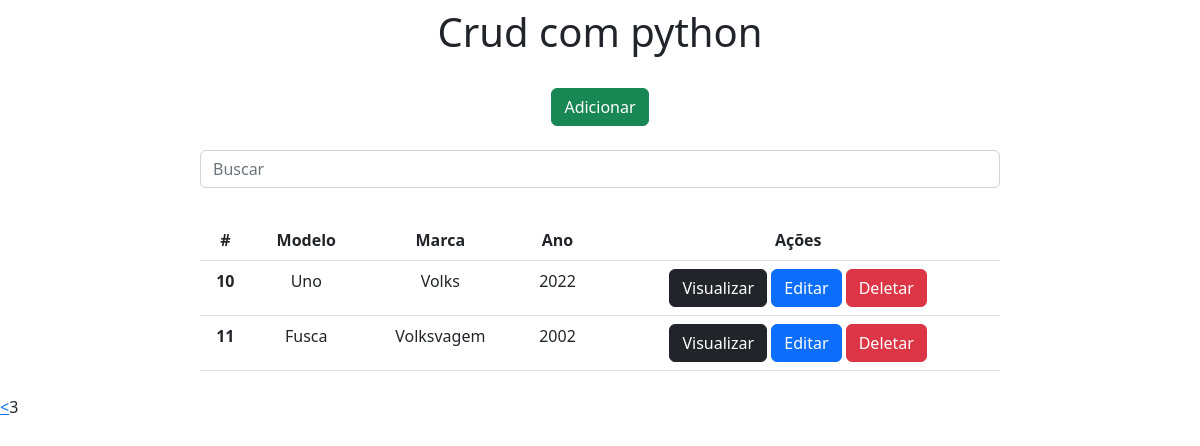
/?page=3, run on the app's committed database.
### app/models.py (models this page shows)
class Carros(models.Model):
    modelo = models.CharField(max_length=150)
    marca = models.CharField(max_length=100)
    ano = models.IntegerField()

### app/views.py (the view)
# urls.py: 2. Add a URL to urlpatterns:  path('', views.home, name='home')
def home(request):
    data = {}
    search = request.GET.get('search')
    if search:
        data['db'] = Carros.objects.filter(modelo__icontains=search)
    else:
        data['db'] = Carros.objects.all()
    all = Carros.objects.all()
    paginator = Paginator(all, 2)
    pages = request.GET.get('page')
    data['db'] = paginator.get_page(pages)
    return render(request, 'index.html', data)

### app/templates/index.html (shortened to what this page needs)
<!DOCTYPE html>
<html lang="pt-br">
<head>
    <link rel="stylesheet" href="https://cdn.jsdelivr.net/npm/bootstrap@5.2.3/dist/css/bootstrap.min.css">
    <link rel="stylesheet" href="/css/style.css">
</head>
<body>
    <div class="col-8 m-auto pt-2 pb-2 text-center">
        <h1 id="titulo">Crud com python</h1>
    </div>
    <div class="col-8 m-auto pt-3 pb-2 text-center">
        <a href="/form" class="btn btn-success">Adicionar</a>
    </div>
    <div class="col-8 m-auto pt-3 pb-2 text-center">
        <form method="get">
            <input type="text" id="search" name="search" class="form-control" placeholder="Buscar">
        </form>
    </div>
    <div class="col-8 m-auto pt-4 pb-2 text-center">
        <table class="table">
          <thead>
            <tr>
              <th scope="col">#</th>
              <th scope="col">Modelo</th>
              <th scope="col">Marca</th>
              <th scope="col">Ano</th>
              <th scope="col">Ações</th>
            </tr>
          </thead>
          <tbody>
          {% for dbs in db %}
              <tr>
                  <th>{{dbs.id}}</th>
                  <td>{{dbs.modelo}}</td>
                  <td>{{dbs.marca}}</td>
                  <td>{{dbs.ano}}</td>
                  <td>
                      <a href="/view/{{dbs.id}}/" class="btn btn-dark">Visualizar</a>
                      <a href="/edit/{{dbs.id}}/" class="btn btn-primary">Editar</a>
                      <a href="/delete/{{dbs.id}}/" class="btn btn-danger btnDel">Deletar</a>
                  </td>
              </tr>
          {% endfor %}
          </tbody>
        </table>
    </div>
    <div class="pagination">
        {% if db.has_previous %}
            <a href="?page={{db.previous_page_number}}"> < </a>
        {% endif %}
        {{db.number}}
    </div>
    {% load static %}
</body>
</html>

### app/css/style.css (style rules this page uses)
:root { ... }
#titulo { color: write; }

### data on the page
Carros: id "10", modelo "Uno", marca "Volks", ano "2022"
Carros: id "11", modelo "Fusca", marca "Volksvagem", ano "2002"

### other printed values
{{ db.number }} "3"
